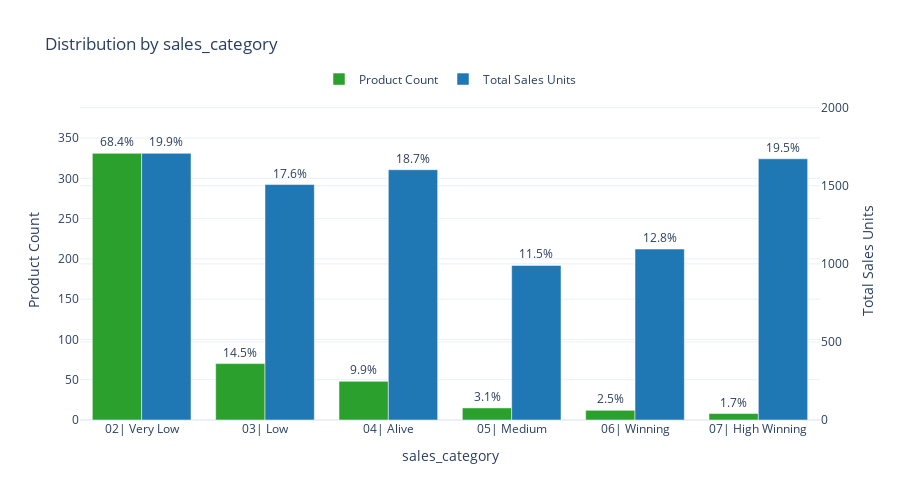

Write notebook code for a chart like this one.
### Code cell
df, plot =ED.plot_attribute_distribution(evaluation_data, ["sales_category"])
plot.show()

### Figure 1 — Plotly figure (JSON) as saved in the notebook; plotly's stock layout.template omitted (floating-point values rounded to 4 significant figures)
{"data": [{"marker": {"color": "#2ca02c"}, "name": "Product Count", "offsetgroup": "1", "text": ["68.4%", "14.5%", "9.9%", "3.1%", "2.5%", "1.7%"], "textposition": "outside", "type": "bar", "x": ["02| Very Low", "03| Low", "04| Alive", "05| Medium", "06| Winning", "07| High Winning"], "y": [331, 70, 48, 15, 12, 8]}, {"marker": {"color": "#1f77b4"}, "name": "Total Sales Units", "offsetgroup": "2", "text": ["19.9%", "17.6%", "18.7%", "11.5%", "12.8%", "19.5%"], "textposition": "outside", "type": "bar", "x": ["02| Very Low", "03| Low", "04| Alive", "05| Medium", "06| Winning", "07| High Winning"], "y": [1708, 1508, 1603, 990, 1095, 1673], "yaxis": "y2"}], "layout": {"barmode": "group", "height": 500, "legend": {"orientation": "h", "x": 0.5, "xanchor": "center", "y": 1.02, "yanchor": "bottom"}, "margin": {"t": 100}, "title": {"text": "Distribution by sales_category"}, "xaxis": {"title": {"text": "sales_category"}}, "yaxis": {"automargin": true, "range": [0, 397.2], "title": {"text": "Product Count"}}, "yaxis2": {"overlaying": "y", "range": [0, 2050.0], "side": "right", "title": {"text": "Total Sales Units"}}}}
